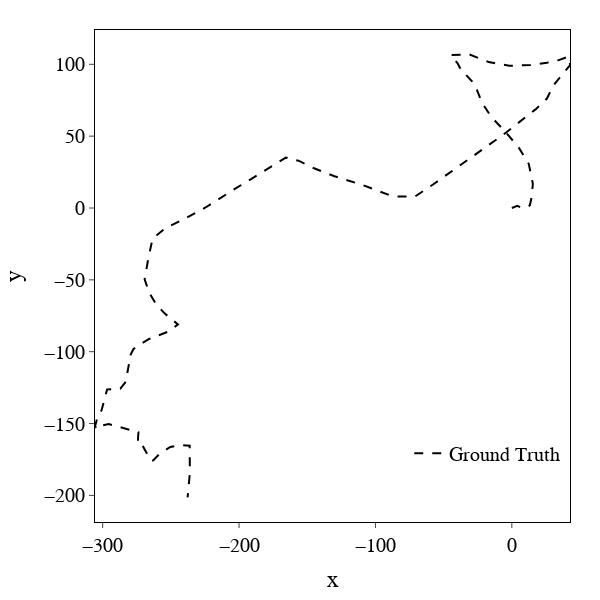

Notebook cell for this chart:
### Code cell
from stonesoup.plotter import Plotterly
import plotly.graph_objects as go

plotter_static = Plotterly(autosize=False,
    width=600,
    height=600,)
plotter_static.plot_ground_truths(truth, [0, 2], marker = {'color' : 'black'})
fig = plotter_static.fig
fig.write_image(f"./assets/as_langevin_mpf_performance_1.pdf")
fig.update_layout(
    margin = {'l':30,'t':30,'b':30, 'r': 30},
    # showlegend=False,
    plot_bgcolor='white',
    # font_family="Serif", 
    # font_color='black',
    font=dict(
        family="Courier New, monospace",
        size=20,  # Set the font size here
        color="black"
    ),
      # font_size=12,
    legend=dict(
        yanchor="bottom",
        y=0.1,
        xanchor="right",
        x=0.99
    ),
)
fig.update_xaxes(
    mirror=True,
    ticks='outside',
    showline=True,
    linecolor='black',
    # gridcolor='lightgrey'
)
fig.update_yaxes(
    mirror=True,
    ticks='outside',
    showline=True,
    linecolor='black',
    # gridcolor='lightgrey'
)
fig.write_image(f"./assets/as_langevin_mpf_performance_1.pdf")
fig
fig.write_image(f"./assets/as_langevin_mpf_performance_1.pdf")
fig
